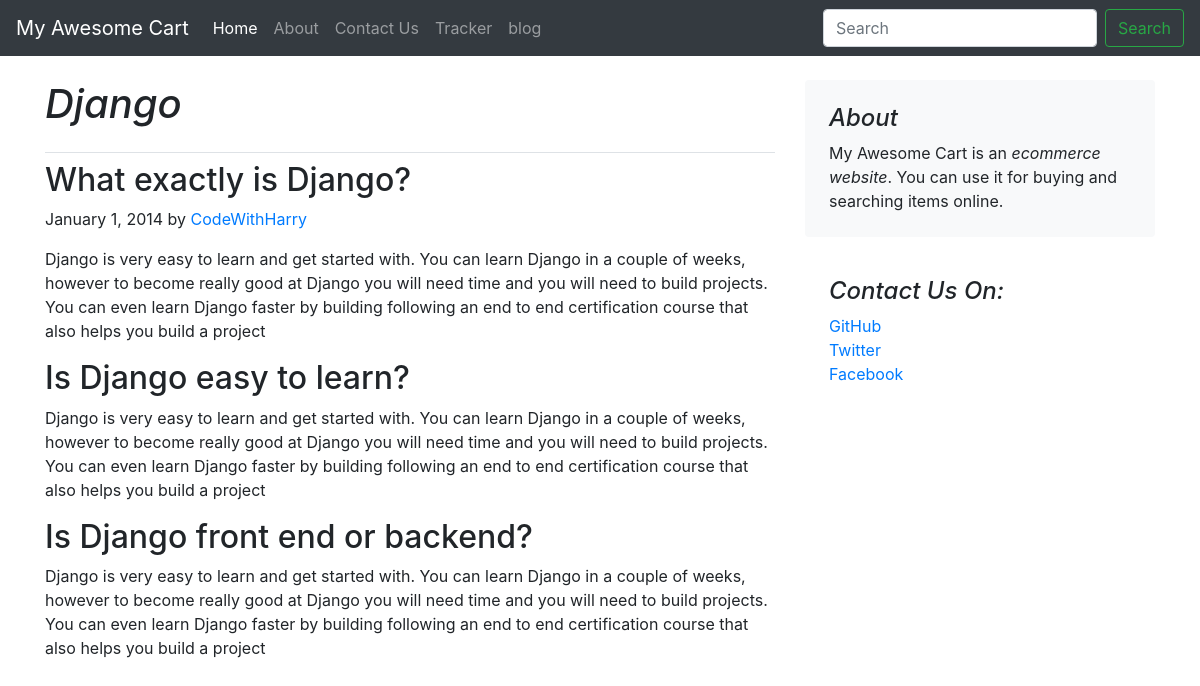
The page /blog/blogpost/1 on the database its author committed.
### blog/models.py (models this page shows, shortened)
class Blogpost(models.Model):
    post_id = models.AutoField(primary_key=True)
    title = models.CharField(max_length=50)
    head0 = models.CharField(max_length=50)
    chead0= models.CharField(max_length=5000)
    head1 = models.CharField(max_length=50)
    chead1= models.CharField(max_length=5000)
    head2 = models.CharField(max_length=50)
    chead2= models.CharField(max_length=5000)
    pub_date = models.DateField(auto_now_add=True)
    thumbnail = models.ImageField(upload_to='blog/images', default="")

### blog/views.py (the view)
# urls.py: path('blogpost/<int:myid>',views.blogpost,name="blogpost")
def blogpost(request,myid):
    blog = Blogpost.objects.filter(post_id=myid)
    params = {'blog':blog[0]}
    return render(request,'blog/blogpost.html',params)

### blog/templates/blog/blogpost.html (shortened to what this page needs)
{%extends 'blog/base.html'%}
{%block body%}
<div class="container">
    <div class="row mt-4">
        <div class="col-md-8 blog-main">
            <h1 class="pb-4 mb-2 font-italic border-bottom">
                {{blog.title}}
            </h1>
            <div class="blog-post">
                <h2 class="blog-post-title">{{blog.head0}}</h2>
                <p class="blog-post-meta">January 1, 2014 by <a href="#">CodeWithHarry</a></p>
                <p>{{blog.chead0}}</p>
                <h2>{{blog.head1}}</h2>
                <p>{{blog.chead1}}</p>
                <h2>{{blog.head2}}</h2>
                <p>{{blog.chead0}}</p>
            </div>
        </div>
        <aside class="col-md-4 blog-sidebar">
            <div class="p-4 mb-3 bg-light rounded">
                <h4 class="font-italic">About</h4>
                <p class="mb-0">My Awesome Cart is an <em>ecommerce website</em>. You can use it for buying and searching items online. </p>
            </div>
            <div class="p-4">
                <h4 class="font-italic">Contact Us On: </h4>
                <ol class="list-unstyled">
                    <li><a href="#">GitHub</a></li>
                    <li><a href="#">Twitter</a></li>
                    <li><a href="#">Facebook</a></li>
                </ol>
            </div>
        </aside>
    </div>
</div>
{%endblock%}

### rows shown on the page
Blogpost: title "Django", head0 "What exactly is Django?", chead0 "Django is very easy to learn and get started with. You can learn Django in a couple of weeks, however to become really good at Django you will need time and you will need to build projects. You can even learn Django faster by building following an end to end certification course that also helps you build a project", head1 "Is Django easy to learn?", chead1 "Django is very easy to learn and get started with. You can learn Django in a couple of weeks, however to become really good at Django you will need time and you will need to build projects. You can even learn Django faster by building following an end to end certification course that also helps you build a project", head2 "Is Django front end or backend?"
